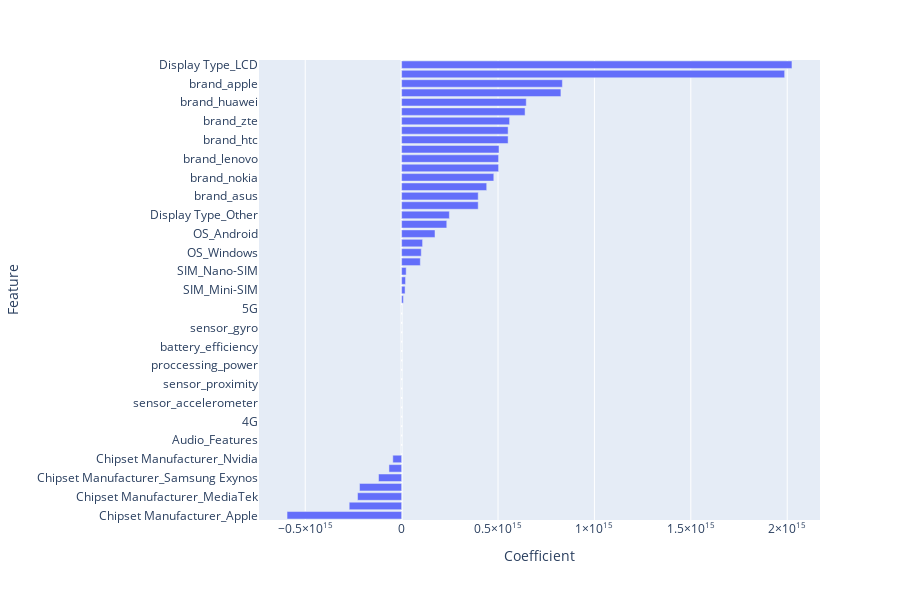

The cell this chart's notebook holds for it:
### Markdown cell above
<p dir=rtl style="direction: rtl;text-align: justify;line-height:200%;font-family:vazir;font-size:medium">
<font face="vazir" size=5 color=blue> 
در اولین مدل رگرسیون، از مدل رگرسیون خطی استفاده کردهایم و چنان که نتایج نشان میدهد امتیاز تعمیمدهی یعنی آر۲ برای هر دو دسته آموزشی و اعتبارسنجی برابر ۵۴ درصد است. بنابراین به سراغ مدلهای دیگر میرویم تا در صورت امکان نتایج بهتری کسب کنیم. 
</font>
</p>

### Code cell
lr = LinearRegression()

grid_search = RegressionModelGridSearch(lr)

grid_search.fit_and_score(X_train, y_train, X_val, y_val, chart=True)

### Figure 1 — Plotly figure (JSON) as saved in the notebook; plotly's stock layout.template omitted (floating-point values rounded to 4 significant figures)
{"data": [{"alignmentgroup": "True", "hovertemplate": "Coefficient=%{x}<br>Feature=%{y}<extra></extra>", "legendgroup": "", "marker": {"color": "#636efa", "pattern": {"shape": ""}}, "name": "", "offsetgroup": "", "orientation": "h", "showlegend": false, "textposition": "auto", "type": "bar", "x": [-33990000000.0, 1.546, -3.278, 47.42, 7.045, -2.467, 16.17, 21.39, -51.28, -1.134, 22.21, 6.72, 27.4, -4.946, 397200000000000.0, 833800000000000.0, 397200000000000.0, 503000000000000.0, 552300000000000.0, 646400000000000.0, 234100000000000.0, 503000000000000.0, 552300000000000.0, 478100000000000.0, 826200000000000.0, 441200000000000.0, 640300000000000.0, 560000000000000.0, 20260000000000.0, 17830000000000.0, 23580000000000.0, 9185000000000.0, 2024610571891419, 1986813041049596, 247600000000000.0, 505000000000000.0, 173100000000000.0, 108700000000000.0, 101800000000000.0, 96970000000000.0, -594400000000000.0, -65790000000000.0, -228752559935467, -45760000000000.0, -218400000000000.0, -272000000000000.0, -119800000000000.0, 19.21, 7.461], "xaxis": "x", "y": ["2G", "3G", "4G", "5G", "Status", "Diameter", "ppi", "Storage", "Audio_Features", "sensor_accelerometer", "sensor_gyro", "sensor_proximity", "sensor_barometer", "sensor_fingerprint", "brand_alcatel", "brand_apple", "brand_asus", "brand_blu", "brand_htc", "brand_huawei", "brand_infinix", "brand_lenovo", "brand_lg", "brand_nokia", "brand_samsung", "brand_sony", "brand_xiaomi", "brand_zte", "SIM_Micro-SIM", "SIM_Mini-SIM", "SIM_Nano-SIM", "SIM_eSIM", "Display Type_LCD", "Display Type_OLED", "Display Type_Other", "Display Type_Retina", "OS_Android", "OS_Other", "OS_Windows", "OS_iOS", "Chipset Manufacturer_Apple", "Chipset Manufacturer_Intel", "Chipset Manufacturer_MediaTek", "Chipset Manufacturer_Nvidia", "Chipset Manufacturer_Other", "Chipset Manufacturer_Qualcomm", "Chipset Manufacturer_Samsung Exynos", "battery_efficiency", "proccessing_power"], "yaxis": "y"}], "layout": {"barmode": "relative", "height": 600, "legend": {"tracegroupgap": 0}, "margin": {"t": 60}, "xaxis": {"anchor": "y", "domain": [0, 1], "title": {"text": "Coefficient"}}, "yaxis": {"anchor": "x", "categoryorder": "total ascending", "domain": [0, 1], "title": {"text": "Feature"}}}}
